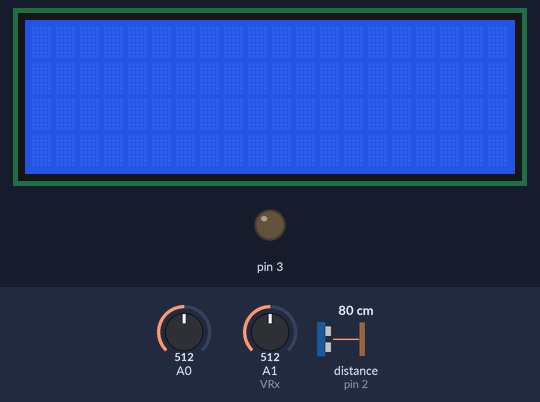
This sketch was run on a simulated Arduino Uno, built with avr-gcc and run on an emulated ATmega328P. On the bench: 20×4 character LCD, output pins drawn as LEDs (lit = HIGH). Wiring (inferred from the names in the program): ultrasonic range finder: trigger pin 5; echo pin 2. The test bench sets the inputs (shaded band); at power-on: A0 = 512, A1 (VRx) = 512, distance to the obstacle (sensor on pin 2) 80 cm. The echo pulse lasts 58.3 µs per cm; pins used as bus, display or sensor lines are not drawn.

Above: at 0.6 s.
At 7.68 s:
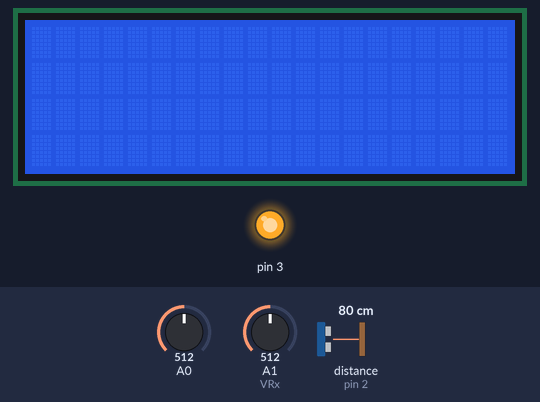
Timing chart, 0 to 9.9 s (numbered marks = the images above):
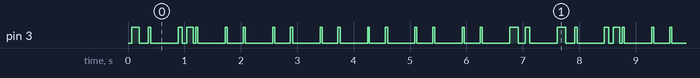

The sketch:

app.ino
```cpp
#include <LiquidCrystal_I2C.h>

#define echoPin 2 // attach pin D2 Arduino to pin Echo of HC-SR04
#define trigPin 5 //attach pin D3 Arduino to pin Trig of HC-SR04

int ledState = LOW;             // ledState used to set the LED
// defines variables
long duration; // variable for the duration of sound wave travel
int distance; // variable for the distance measurement
int VRx = A1;
int xPosition = 0;
int mapX = 0;
int motor;
int motorPin = 9;

LiquidCrystal_I2C lcd(0x27,20,4);

char encrypt(char in_char)
{
  char out_char;

  out_char = in_char;

  return out_char;
}


char decrypt(char in_char)
{
  char out_char;

  out_char = in_char;

  return out_char;
}


// the setup routine runs once when you press reset:
void setup()
{
  pinMode(trigPin, OUTPUT); // Sets the trigPin as an OUTPUT
  pinMode(echoPin, INPUT); // Sets the echoPin as an INPUT
  lcd.init(); //initialize the lcd
  lcd.backlight(); //open the backlight
  // set the digital pin as output:
  pinMode(3, OUTPUT);

  pinMode(VRx, INPUT);
  // initialize serial communication at 9600 bits per second:
  Serial.begin(9600);

}


const long txInterval = 40;              // interval at which to tx bit (milliseconds)
int tx_state = 0;
char tx_char = 'H';
char chr;
unsigned long previousTxMillis = 0;        // will store last time LED was updated


char tx_string[9] =
{
  0,
  0,
  0,
  0,
  0,
  0,
  0,
  0x71
};

#define TX_START_OF_TEXT  -1
int tx_string_state = TX_START_OF_TEXT;

#define STX 0x70
#define ETX 0x71

char getTxChar()
{
  char chr;
  //input varibles
  digitalWrite(trigPin, LOW);
  delayMicroseconds(2);
  digitalWrite(trigPin, HIGH);
  delayMicroseconds(10);
  digitalWrite(trigPin, LOW);

  duration = pulseIn(echoPin, HIGH);
  distance = duration * 0.034 / 2;

  xPosition = analogRead(VRx);
  mapX = map(xPosition, 0, 1023, -512, 512);
  if (mapX > 20 or mapX < -20){
    motor = 100;
  }
  else{
    motor = 0;
  }

  switch (tx_string_state)
  {
    case TX_START_OF_TEXT:
    tx_string_state = 0;
    //list inputs
    tx_string[0] = distance;
    tx_string[1] = motor;
    return STX;
    break;

    default:
    chr = tx_string[tx_string_state];
    tx_string_state++;
    if (chr == ETX)  /* End of string? */
    {
      tx_string_state = TX_START_OF_TEXT;  /* Update the tx string state to start sending the string again */
      return ETX;  /* Send End of Text character */
    }
    else
    {
      return chr;  /* Send a character in the string */
    }
    break;
  }
}

void txChar()
{
  unsigned long currentTxMillis = millis();

  if (currentTxMillis - previousTxMillis >= txInterval)
  {
    // save the last time you blinked the LED (improved)
    previousTxMillis = previousTxMillis + txInterval;  // this version catches up with itself if a delay was introduced

    switch (tx_state)
    {
      case 0:
        chr = encrypt(getTxChar());
        digitalWrite(3, HIGH);  /* Transmit Start bit */
        tx_state++;
        break;

      case 1:
      case 2:
      case 3:
      case 4:
      case 5:
      case 6:
      case 7:
        if ((chr & 0x40) != 0)   /* Transmit each bit in turn */
        {
          digitalWrite(3, HIGH);
        }
        else
        {
          digitalWrite(3, LOW);
        }
        chr = chr << 1;  /* Shift left to present the next bit */
        tx_state++;
        break;

      case 8:
        digitalWrite(3, HIGH);  /* Transmit Stop bit */
        tx_state++;
        break;

      default:
        digitalWrite(3, LOW);
        tx_state++;
        if (tx_state > 20) tx_state = 0;  /* Start resending the character */
        break;
    }
  }
}


const long rxInterval = 4;              // interval at which to read bit (milliseconds)
int rx_state = 0;
char rx_char;
unsigned long previousRxMillis = 0;        // will store last time LED was updated
int rx_bits[10] = {0, 0, 0, 0, 0, 0, 0, 0, 0, 0};

//top
int input_index;
char inputs[7];
char input_values[7];


void rxChar()
{
  unsigned long currentRxMillis = millis();
  int sensorValue;
  int i;

  if (currentRxMillis - previousRxMillis >= rxInterval)
  {
    // save the last time you read the analogue input (improved)
    previousRxMillis = previousRxMillis + rxInterval;  // this version catches up with itself if a delay was introduced

    sensorValue = analogRead(A0);
    //Serial.println(rx_state);

    switch (rx_state)
    {
      case 0:
        if (sensorValue >= 800)
        {
          rx_bits[0]++;
          rx_state++;
        }
        break;

      case 100:
        if ((rx_bits[0] >= 6) && (rx_bits[8] >= 6))  /* Valid start and stop bits */
        {
          rx_char = 0;

          for (i = 1; i < 8; i++)
          {
            rx_char = rx_char << 1;
            if (rx_bits[i] >= 6) rx_char = rx_char | 0x01;
          }
          rx_char = decrypt(rx_char);
          switch (rx_char)
          {
            case STX:
              input_index = 0;
              break;
            case ETX:
              //save input data
              for (i=0; i<7; i++){
                input_values[i]= inputs[i];
                Serial.println(input_values[i]+0);
                //Serial.println('*');
              }
              //outputs
              lcd.clear();
              lcd.setCursor(0,0);
              lcd.print(input_values[0]+0);

              analogWrite(motorPin, input_values[1]+0);

              Serial.println(' ');
              break;

            default:
              if (input_index < 7)
              {
                inputs [input_index] = rx_char;
                input_index ++;
              }
              break;
          }
          /*
          if (rx_char >= 0x20)
          {
            Serial.println(rx_char);
          }
          else
          {
            Serial.println(' ');
          }
          */
        }
        else
        {
          Serial.println("Rx error");
        }
//        for (i = 0; i < 10; i++)  /* Print the recieved bit on the monitor - debug purposes */
//        {
//          Serial.println(rx_bits[i]);
//        }
        for (i = 0; i < 10; i++)
        {
          rx_bits[i] = 0;
        }
        rx_state = 0;
        break;

      default:
        if (sensorValue >= 800)
        {
          rx_bits[rx_state / 10]++;
        }
        rx_state++;
        break;
    }
  }

}


// the loop routine runs over and over again forever:
void loop()
{
  //Serial.println(analogRead(A0));
  txChar();
  rxChar();
}
```

Measured:
- by itself, pin 3: moves between LOW and HIGH, repeating every 7.6 s
- by itself, everything shown: repeats every 59.7 s, in 204 steps
